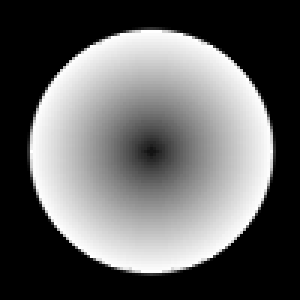
//> input picture kernel/circle3_kernel.tif, 100 x 100 px, given in place of , which was not available (shown 3 times larger)
$ ./bokeh_emu kernel/circle3_kernel.tif   (built with g++ and OpenCV 4)
//> lines starting //> are read from the running program, lines starting //| are printed output that depends on the picture; after the words box and inside, x2 and y2 are one past the last pixel; in counts of white or black regions, pixels touching at a corner belong together; pictures that were not available may be replaced by others from this repository, and a replacement may not be noted
#include <iostream>
#include <sstream>
#include <string>
#include <math.h>
#include <unistd.h>
#include <opencv2/opencv.hpp>

std::string input_file;
std::string output_file = "result.tif";
std::string kernel_file;
bool should_resize_kernel = false;
int resize_len = 31;
bool should_gauss_kernel = false;
double gaussian_sigma = 2.0;
double gamma = 2.2;
bool show_result = false;

#define DO_LINEAR_IMAGE_OUTPUT

float calc_gamma(float val,double gm) {
	CV_Assert(val >= 0.);

	if(val > 1.0)
		val = 1.0;

	return((float)pow(val, gm));
}

void usage() {
	std::cout << "bokeh_emu [-i src file] [-k kernel file] [-o output file(optional)] " <<
		"[-r kernel resize(optional)] [-b gaussian sigma of kernel(optional)] " <<
		"[-g gamma (optional)] [-s(optional)] " << std::endl;
}

int main(int argc, char *argv[]) {
	int result;

	if(argc < 2) {
		usage();
		return -1;
	}

	{
		while((result=getopt(argc,argv,"i:o:k:r:g:b:vsh"))!=-1){
			std::istringstream is;
			std::string str;

			if(optarg) {
				str = (optarg);
				is.str(str);
			}

			switch(result){
			case 'i':
				is >> input_file;
				break;
			case 'o':
				is >> output_file;
				break;
			case 'k':
				is >> kernel_file;
				break;
			case 'r':
				is >> resize_len;
				should_resize_kernel = true;
				break;
			case 'b':
				is >> gaussian_sigma;
				should_gauss_kernel = true;
			case 'g':
				is >> gamma;
				break;
			case 's':
				show_result = true;
				break;
			case 'h':
			default:
				usage();
				return -1;
			break;
			}
		}

		std::cout << "input file: " << input_file << std::endl;
		std::cout << "output file: " << output_file << std::endl;
		std::cout << "kernel file: " << kernel_file << std::endl;
		std::cout << "resize kernel?: " << should_resize_kernel << std::endl;
		if(should_resize_kernel) std::cout << "length of kernel resize: " << output_file << std::endl;
		std::cout << "gaussian blur to kernel?: " << should_gauss_kernel << std::endl;
		if(should_gauss_kernel) std::cout << "kernel gaussian sigma: " << gaussian_sigma << std::endl;
		std::cout << "gamma: " << gamma << std::endl;
	}

    cv::Mat src_img = cv::imread(input_file);
//> src_img is the input picture: 100 rows x 100 cols, CV_8UC3; min 0, max 255, mean 98.7
    CV_Assert(!src_img.empty());
	cv::Mat dest_img = cv::Mat::zeros(cv::Size(src_img.size().width, src_img.size().height), CV_8UC3);

    cv::Mat kernel =cv::imread(kernel_file);
    CV_Assert(!kernel.empty());
    cv::Mat f_kernel;

    cv::cvtColor(kernel, kernel, CV_BGR2GRAY);
    if(should_gauss_kernel) cv::GaussianBlur(kernel, kernel, cv::Size(0,0), gaussian_sigma);
    if(should_resize_kernel) cv::resize(kernel, kernel,cv::Size(resize_len,resize_len), 0,0, cv::INTER_LINEAR);
	kernel.convertTo(f_kernel, CV_32F, 1.0/255.);
	cv::normalize(f_kernel, f_kernel, 1.0, 0, CV_L1);

	cv::Mat fsrc_img;
	src_img.convertTo(fsrc_img, CV_32FC3, 1.0/255.);

	cv::Mat fsrc_img_gamma = cv::Mat(fsrc_img.size(), fsrc_img.type());

    {
		cv::MatIterator_<cv::Vec3f> it = fsrc_img.begin<cv::Vec3f>(), it_end = fsrc_img.end<cv::Vec3f>();
		cv::MatIterator_<cv::Vec3f> itg = fsrc_img_gamma.begin<cv::Vec3f>();
		for(; it != it_end; ++it,++itg) {
			cv::Vec3f pix = *it,pix_gm;

			pix_gm[0] = calc_gamma(pix[0],gamma);
			pix_gm[1] = calc_gamma(pix[1],gamma);
			pix_gm[2] = calc_gamma(pix[2],gamma);

			*itg = pix_gm;
		}
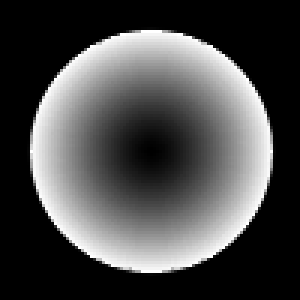
//> fsrc_img_gamma: 100 rows x 100 cols, CV_32FC3 (shown 3 times larger); min 0, max 1, mean 0.293
	}

#ifdef DO_LINEAR_IMAGE_OUTPUT
	cv::Mat gamma_img;
	fsrc_img_gamma.convertTo(gamma_img, CV_8UC3, 255.);
	cv::imwrite("linear.tif", gamma_img);
#endif

	cv::Mat fdst_img = fsrc_img_gamma.clone();
    cv::filter2D(fsrc_img_gamma, fdst_img, -1, f_kernel);
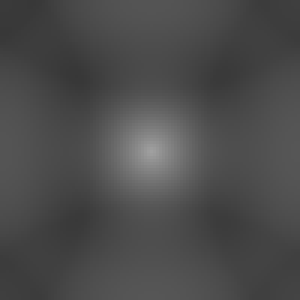
//> fdst_img: 100 rows x 100 cols, CV_32FC3 (shown 3 times larger); min 0.219, max 0.628, mean 0.298
	cv::Mat fdst_img_ungamma = cv::Mat::zeros(fdst_img.size(), fdst_img.type());

    {
		double gm = 1.0 / gamma;
//> gm = 0.455
		cv::MatIterator_<cv::Vec3f> it = fdst_img.begin<cv::Vec3f>(), it_end = fdst_img.end<cv::Vec3f>();
		cv::MatIterator_<cv::Vec3f> itg = fdst_img_ungamma.begin<cv::Vec3f>();
		for(; it != it_end; ++it,++itg) {
			cv::Vec3f pix = *it,pix_gm;

			pix_gm[0] = calc_gamma(pix[0],gm);
			pix_gm[1] = calc_gamma(pix[1],gm);
			pix_gm[2] = calc_gamma(pix[2],gm);

			*itg = pix_gm;
		}
//> this loop made 10000 passes
//> pix on passes 1 to 3: [0.229, 0.229, 0.229], [0.229, 0.229, 0.229], [0.228, 0.228, 0.228]
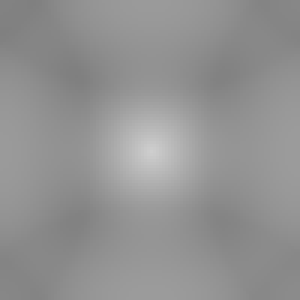
//> fdst_img_ungamma: 100 rows x 100 cols, CV_32FC3 (shown 3 times larger); min 0.502, max 0.81, mean 0.575
	}

	fdst_img_ungamma.convertTo(dest_img, CV_8UC3, 255.);
	cv::imwrite(output_file, dest_img);

    if(show_result) {
		cv::namedWindow("src", cv::WINDOW_NORMAL);
		cv::namedWindow("kernel", cv::WINDOW_NORMAL);
		cv::namedWindow("result", cv::WINDOW_NORMAL);

		cv::imshow("src", src_img);
		cv::imshow("kernel", kernel);
		cv::imshow("result", dest_img);

	#ifdef DO_LINEAR_IMAGE_OUTPUT
		cv::namedWindow("linear", cv::WINDOW_NORMAL);
		cv::imshow("linear", gamma_img);
	#endif
		cv::waitKey(0);
	}

    return 0;
}

$ run again, on kernel/poly11_kernel.tif
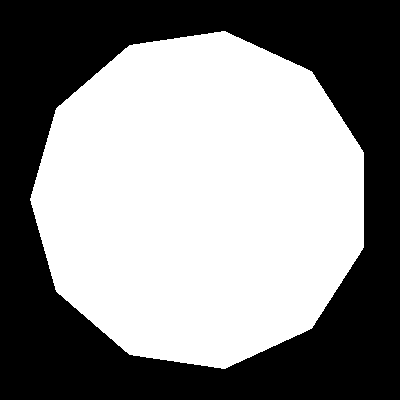
//> input picture kernel/poly11_kernel.tif, 400 x 400 px, given in place of , which was not available
//> src_img is the input picture: 400 rows x 400 cols, CV_8UC3; 54.1% white; 1 black region, box (x1, y1, x2, y2) and area: (0, 0, 400, 400) 73510
//> `cv::filter2D(fsrc_img_gamma, fdst_img, -1, f_kernel);`:
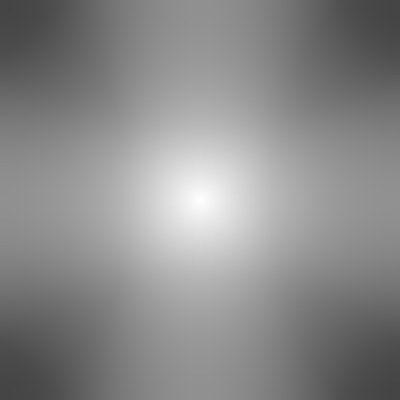
//> fdst_img: 400 rows x 400 cols, CV_32FC3; min 0.271, max 1, mean 0.543
//> gm = 0.455
//> the loop `for(; it != it_end; ++it,++itg)` made 160000 passes
//> pix on passes 1 to 3: [0.272, 0.272, 0.272], [0.272, 0.272, 0.272], [0.272, 0.272, 0.272]
//> after the loop `for(; it != it_end; ++it,++itg)`:
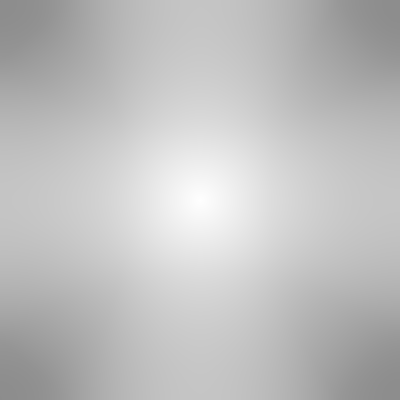
//> fdst_img_ungamma: 400 rows x 400 cols, CV_32FC3; min 0.553, max 1, mean 0.751
